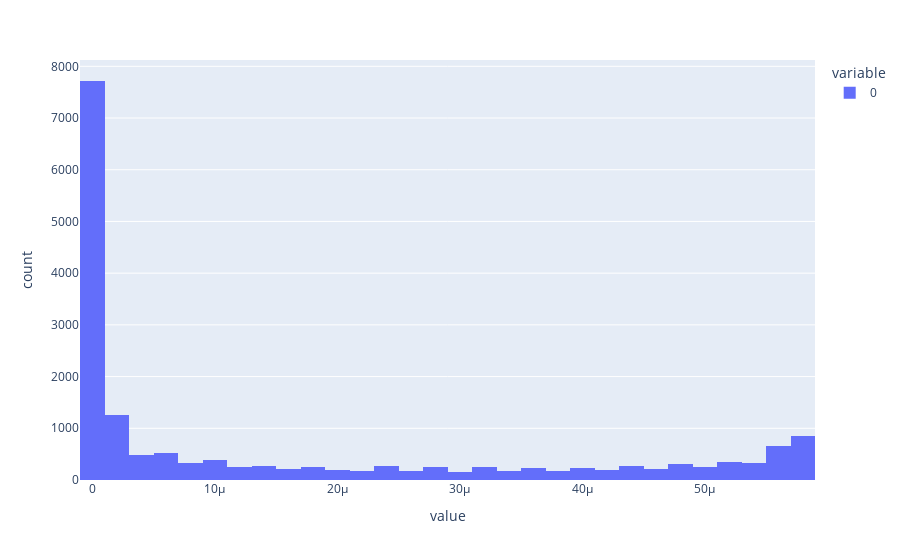
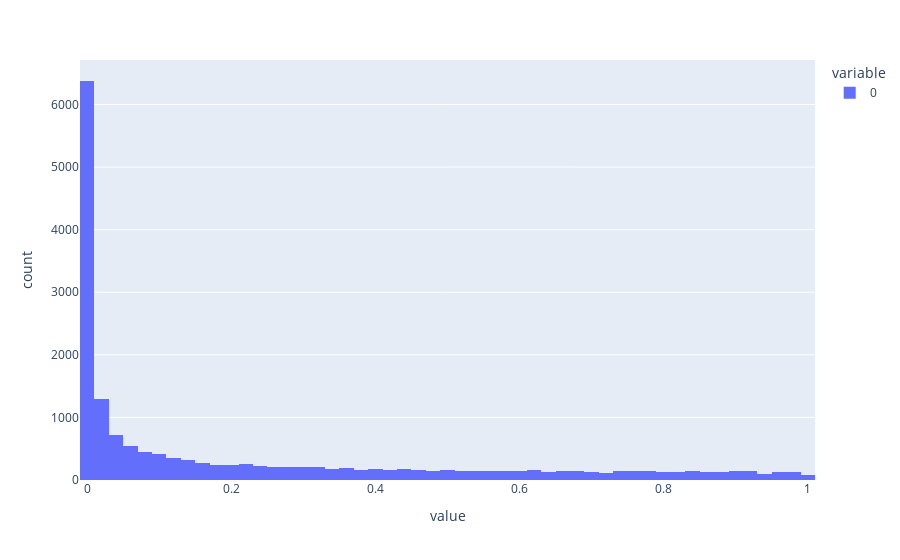

Write notebook code for charts like these, in order.
### Code cell
import plotly.express as px
def plot_pvalue_histograms(pvalues):
 
    # Here we use a column with categorical data
    fig = px.histogram(pvalues, nbins=50)

    fig.show()

plot_pvalue_histograms(pvalues=pvalues_empirical)
plot_pvalue_histograms(pvalues=pvalues_theoretical)

### Figure 1 — Plotly figure (JSON) as saved in the notebook; plotly's stock layout.template omitted (floating-point values rounded to 4 significant figures; data arrays with more than 128 entries replaced by an {"elided": "..."} marker saying what was removed)
{"data": [{"alignmentgroup": "True", "bingroup": "x", "hovertemplate": "variable=0<br>value=%{x}<br>count=%{y}<extra></extra>", "legendgroup": "0", "marker": {"color": "#636efa", "pattern": {"shape": ""}}, "name": "0", "nbinsx": 50, "offsetgroup": "0", "orientation": "v", "showlegend": true, "type": "histogram", "x": {"elided": "17373 float values"}, "xaxis": "x", "yaxis": "y"}], "layout": {"barmode": "relative", "legend": {"title": {"text": "variable"}, "tracegroupgap": 0}, "margin": {"t": 60}, "xaxis": {"anchor": "y", "domain": [0, 1], "title": {"text": "value"}}, "yaxis": {"anchor": "x", "domain": [0, 1], "title": {"text": "count"}}}}

### Figure 2 — Plotly figure (JSON) as saved in the notebook; plotly's stock layout.template omitted (floating-point values rounded to 4 significant figures; data arrays with more than 128 entries replaced by an {"elided": "..."} marker saying what was removed)
{"data": [{"alignmentgroup": "True", "bingroup": "x", "hovertemplate": "variable=0<br>value=%{x}<br>count=%{y}<extra></extra>", "legendgroup": "0", "marker": {"color": "#636efa", "pattern": {"shape": ""}}, "name": "0", "nbinsx": 50, "offsetgroup": "0", "orientation": "v", "showlegend": true, "type": "histogram", "x": {"elided": "17373 float values"}, "xaxis": "x", "yaxis": "y"}], "layout": {"barmode": "relative", "legend": {"title": {"text": "variable"}, "tracegroupgap": 0}, "margin": {"t": 60}, "xaxis": {"anchor": "y", "domain": [0, 1], "title": {"text": "value"}}, "yaxis": {"anchor": "x", "domain": [0, 1], "title": {"text": "count"}}}}
